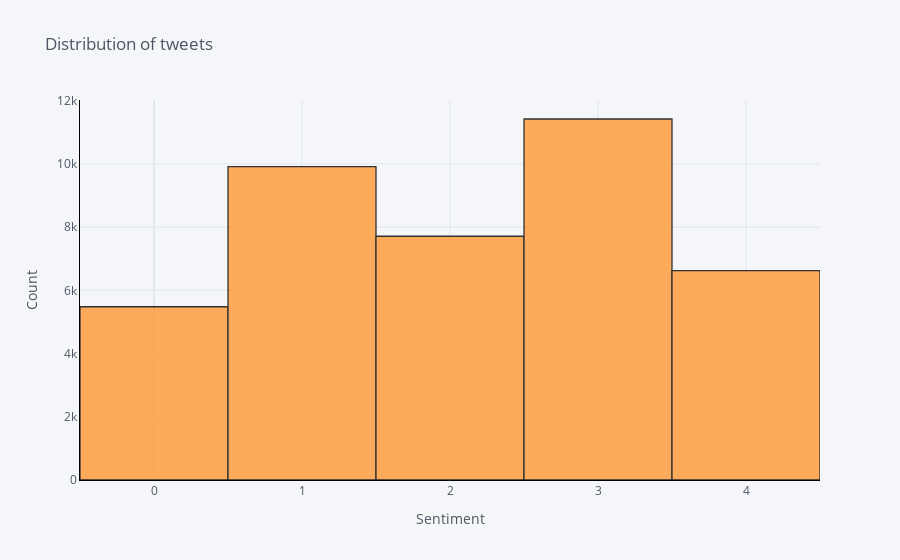

This figure's notebook cell:
### Code cell
corona_df['Sentiment'].iplot(kind='hist',xTitle='Sentiment',yTitle='Count',linecolor='black',title='Distribution of tweets')

### Figure 1 — Plotly figure (JSON) as saved in the notebook; plotly's stock layout.template omitted (floating-point values rounded to 4 significant figures; data arrays with more than 128 entries replaced by an {"elided": "..."} marker saying what was removed)
{"data": [{"histfunc": "count", "histnorm": "", "marker": {"color": "rgba(255, 153, 51, 1.0)", "line": {"color": "#000000", "width": 1.3}}, "name": "Sentiment", "opacity": 0.8, "orientation": "v", "type": "histogram", "x": {"elided": "41157 int values"}}], "layout": {"barmode": "overlay", "legend": {"bgcolor": "#F5F6F9", "font": {"color": "#4D5663"}}, "paper_bgcolor": "#F5F6F9", "plot_bgcolor": "#F5F6F9", "title": {"font": {"color": "#4D5663"}, "text": "Distribution of tweets"}, "xaxis": {"gridcolor": "#E1E5ED", "linecolor": "black", "showgrid": true, "tickfont": {"color": "#4D5663"}, "title": {"font": {"color": "#4D5663"}, "text": "Sentiment"}, "zerolinecolor": "#E1E5ED", "type": "linear", "range": [-0.5, 4.5], "autorange": true}, "yaxis": {"gridcolor": "#E1E5ED", "linecolor": "black", "showgrid": true, "tickfont": {"color": "#4D5663"}, "title": {"font": {"color": "#4D5663"}, "text": "Count"}, "zerolinecolor": "#E1E5ED", "range": [0, 12020.0], "autorange": true}, "autosize": true}}
